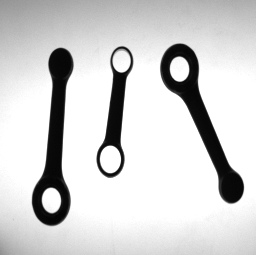
#> input picture ispezione-bielle-immagini/TESI00.BMP, 256 x 255 px; its folder holds 4 pictures in this run
$ python main.py   (older library calls are emulated)
#> lines starting #> are read from the running program, lines starting #| are printed output that depends on the picture
### src/preprocess.py
import cv2
import numpy as np
import logging

def apply_gaussian_filter(img, sigma):
    """
    This method applies a Gaussian filter to the given image.

    Parameters
    ----------
    img : numpy.ndarray
        Image to process.
    sigma : float
        Standard deviation for Gaussian kernel.
    kernel_size : int
        Use rule of thumb to compute the size.

    Returns
    -------
    numpy.ndarray
        Filtered image.
    """
    kernel_size = int(np.ceil((3 * sigma)) * 2 + 1)

    logging.info(
        "Gaussian filter parameters --- sigma: {}, kernel size: {}".format(
            sigma, kernel_size
        )
    )
    img = cv2.GaussianBlur(img, (kernel_size, kernel_size), sigma)

    return img


def binarize(img, method=cv2.THRESH_BINARY_INV | cv2.THRESH_OTSU):
    """
    This method binarizes the given image.

    Parameters
    ----------
    img : numpy.ndarray
        Image to process.
    method : int
        Thresholding method. Default is cv2.THRESH_BINARY_INV | cv2.THRESH_OTSU.

    Returns
    -------
    numpy.ndarray
        Binarized image.
    """
    # To create a binary image, we need to threshold the image
    _, binary_img = cv2.threshold(img, 0, 255, method)
    return binary_img

### src/rod_detection.py
import cv2
import logging
import numpy as np
import matplotlib.pyplot as plt
from tqdm import tqdm

from typing import List
from src.preprocess import apply_gaussian_filter, binarize
from src.blob import get_axes_by_ellipse, get_width_at_mass_center, get_connected_component, get_moments, get_mass_center, find_MER, get_holes_diameter
from src.contours import find_contours

logging.basicConfig(level=logging.INFO)

# [89 lines left out: functions detect_contact_points, separate_rods, filter_rods_by_area, not called in this run]

def detect_rods_blob(image, min_area=None, detect_contact_pts=False, visualize=True, name=""):
    """
    This method detects the rods objects in the given image using blob detection and
    counts the number of holes in each rod.

    Parameters
    ----------
    img : numpy.ndarray
        Image to process.
    min_area : int, optional
        Minimum area of the blobs to consider, by default None
    visualize : bool, optional
        Whether to visualize the results, by default True

    Returns
    -------
    dict
        Dictionary containing information about the rods.
    """
    img = image.copy()
    output = image.copy()       # This serves only for visualization purposes
    output = cv2.cvtColor(output, cv2.COLOR_GRAY2RGB)

    # Dictionary containing information about the rods
    rod_info = {
        "num_labels": None,
        "labels": None,
        "number_of_rods": None,
        "stats": None,
        "contours": [],
        "hierarchy": [],
        "number_of_holes": [],
        "rod_type": [],
        "coord": [],
        "dim": [],
        "area": [],
        "angle": [],
        "barycenter": [],
        "length": [],
        "width": [],
        "width_at_barycenter": [],
        "holes_barycenter": [],
        "holes_diameter": [],
    }

    # Apply a Gaussian filter to the image and binarize it using a threshold
    img = apply_gaussian_filter(img, sigma=1)
    binary_img = binarize(img)

    if detect_contact_pts and min_area is not None:
        contact_points = detect_contact_points(binary_img, min_area)
        for c in contact_points:
            cv2.circle(output, c, 2, (0, 255, 255), -1)

        binary_img = separate_rods(binary_img, contact_points, distance=20, thickness=2)

    # https://docs.opencv.org/3.4/d3/dc0/group__imgproc__shape.html#gae57b028a2b2ca327227c2399a9d53241
    # Find the connected components in the binary image
    num_labels, labels, stats, centroid = cv2.connectedComponentsWithStats(binary_img, connectivity=4)

    if min_area is not None:
        logging.info("Filtering rods by area...")
        rod_info, stats, labels, num_labels = filter_rods_by_area(rod_info, labels, num_labels, stats, min_area)
    else:
        rod_info["number_of_rods"] = num_labels - 1  # Remove background
        rod_info["num_labels"] = num_labels
        rod_info["labels"] = labels

    logging.info("Number of rods found (CC): {}".format(rod_info["number_of_rods"]))

    for i in tqdm(range(1, rod_info["num_labels"]), desc="Processing rods"):
        # Loop over the connected components, 0 is the background
        logging.info("\nProcessing rod {}...".format(i))
        # Get the masked image, now the image will contain only one rod
        comp = get_connected_component(rod_info["labels"], i)

        _, _, _, _, area = stats[i]
        rod_info["area"].append(area)

        logging.info("Centroid (CC): {}".format(tuple(np.int0(centroid[i]))))
        logging.info("Area (CC): {}".format(area))

        contours, hierarchy, ext_contours, holes_contours = find_contours(comp)
        rod_info["contours"].append(contours)
        rod_info["hierarchy"].append(hierarchy)

        # A hole has a parent contour but no child contour
        n_holes = sum(
            1
            for j in range(hierarchy[0].shape[0])
            if hierarchy[0][j][2] == -1 and hierarchy[0][j][3] > -1
        )

        logging.info("Number of holes: {}".format(n_holes))
        rod_info["number_of_holes"].append(n_holes)

        # Rod type detection
        if rod_info["number_of_holes"][-1] == 1:
            rod_type = "A"
        elif rod_info["number_of_holes"][-1] == 2:
            rod_type = "B"
        else:
            rod_type = "Unknown"

        rod_info["rod_type"].append(rod_type)
        logging.info("Rod type: {}".format(rod_type))

        # Get the minimum enclosing rectangle of the rod
        box, (_, (width, height), angle) = find_MER(ext_contours[0])

        rod_info["length"].append(height)
        rod_info["width"].append(width)
        rod_info["angle"].append(angle)

        logging.info("Rod Length: {:.2f}".format(rod_info["length"][-1]))
        logging.info("Rod Width: {:.2f}".format(rod_info["width"][-1]))
        logging.info("Rod Angle (deg): {:.2f}°".format(rod_info["angle"][-1]))

        # Get the major and minor axis of the ellipse
        MA, ma = get_axes_by_ellipse(ext_contours[0])

        # Get the central moments of the rod, those are invariant to translation and scaling
        # To get invariance to scaling nu20, nu11, nu02, nu30, nu21, nu12, nu03 are used
        mu = get_moments(ext_contours)

        # Get the mass centers of the rod
        mc = get_mass_center(ext_contours, mu)
        rod_info["barycenter"].extend(mc)
        logging.info("Rod mass center: {}".format(mc[0]))

        # Compute the width of the rod at the mass center
        width_mc, (p_left, p_right) = get_width_at_mass_center(binary_img, ext_contours[0], mu, mc[0])
        logging.info("Width at mass center: {:.2f}".format(width_mc))

        # Get the position of the center of the hole(s)
        # We simply compute the mass center of the internal contours
        if n_holes > 0:
            holes_mc = get_mass_center(holes_contours, get_moments(holes_contours))
            rod_info["holes_barycenter"].append(holes_mc)
            logging.info("Hole mass center: {}".format(holes_mc))

        # Obtain the diameters of the holes, we can simply assume that the holes are circles
        # and compute the diameter from the radius of the minimum enclosing circle
        diameter = get_holes_diameter(holes_contours)

        rod_info["holes_diameter"].append(diameter)
        logging.info("Hole diameter: {}\n".format(diameter))

        if visualize:
            # Draw the center mass
            m = mc[0]
            cv2.circle(output, (int(m[0]), int(m[1])), 3, (255, 0, 255), -1)
            cv2.putText(
                output,
                str(i),
                (int(m[0]) - 20, int(m[1]) - 8),
                cv2.FONT_HERSHEY_SIMPLEX,
                0.5,
                (255, 0, 0),
                2,
            )

            # Draw the center of the hole(s)
            if n_holes > 0:
                for h_i, hole in enumerate(holes_mc):
                    cv2.circle(output, (int(hole[0]), int(hole[1])), 3, (0, 150, 0), -1)

                    # Draw the number of the hole
                    cv2.putText(
                        output,
                        str(h_i + 1),
                        (int(hole[0]) - 3, int(hole[1]) - 5),
                        cv2.FONT_HERSHEY_SIMPLEX,
                        0.3,
                        (0, 150, 0),
                        1,
                    )

            # Draw the MER
            cv2.drawContours(output, [box], -1, (100, 0, 255), 1)

            # Draw the contours
            cv2.drawContours(output, ext_contours, -1, (200, 100, 0), 1)
            cv2.drawContours(output, holes_contours, -1, (0, 150, 0), 1)

            # Draw the major and minor axes
            cv2.line(output, (MA[0], MA[1]), (MA[2], MA[3]), (255, 0, 255), 1)
            # cv2.line(output, (ma[0], ma[1]), (ma[2], ma[3]), (0, 0, 255), 1)

            cv2.circle(output, tuple(p_left), 2, (255, 0, 0), -1)       # red
            cv2.circle(output, tuple(p_right), 2, (0, 0, 255), -1)      # blue

            # # Draw the horizontal line passing through the barycenter
            # cv2.line(output, (0, m[1]), (img.shape[1], m[1]), (0, 255, 0), 1)

        logging.info("*^" * 50 + "\n")

    if visualize:
        fig, ax = plt.subplots(figsize=(10, 10))
        im = ax.imshow(output)
        ax.set_title(name)
        plt.show()

    if name != "":
        logging.info("Saving image: {}".format(name))
        plt.savefig("./images/" + name.replace(".BMP", "") + ".png")


    return rod_info

### src/blob.py
import numpy as np
import cv2
import math
from typing import Tuple

def get_connected_component(labels, i):
    """
    Returns the connected component with the given index.

    Parameters
    ----------
    labels : numpy.ndarray
        Array of labels of the connected components.
    i : int
        Index of the connected component to return.

    Returns
    -------
    numpy.ndarray
        Connected component with the given index.
    """
    mask = np.zeros_like(labels, dtype=np.uint8)
    mask[labels == i] = 255
    return mask

def get_moments(contours):
    """
    Returns the moments of the given contours.

    Central moments: mu20, mu11, mu02, mu30, mu21, mu12, mu03
    https://docs.opencv.org/3.4/d8/d23/classcv_1_1Moments.html

    Parameters
    ----------
    contours : list
        List of contours to process.

    Returns
    -------
    list
        List of moments up to the third order."""
    mu = [None] * len(contours)
    for j in range(len(contours)):
        mu[j] = cv2.moments(contours[j])
    return mu

def get_mass_center(contours, mu):
    """
    Returns the mass center (or barycenter in this case) of the
    given contours representing an object.

    C_x = M10 / M00
    C_y = M01 / M00

    Parameters
    ----------
    contours : list
        List of contours to process.

    Returns
    -------
    mu : list
        List of moments of the contours."""
    mc = [None] * len(contours)
    for j in range(len(contours)):
        mc[j] = (
            # add 1e-5 to avoid division by zero
            int(mu[j]["m10"] / (mu[j]["m00"])),
            int(mu[j]["m01"] / (mu[j]["m00"])),
        )
    return mc

def find_MER(contours):
    """
    Returns the minimum enclosing rectangle of the given contour. It corrects the angle
    to be in the range of (0, 180] and the width and height to be the shortest and longest
    side of the rectangle respectively.

    Parameters
    ----------
    contours : numpy.ndarray
        Contour to process.

    Returns
    -------
    numpy.ndarray
        Array of points representing the minimum enclosing rectangle.

    tuple
        Tuple containing the center, width, height and angle of the rectangle.
    """
    contour_points = np.array(contours)

    # Compute the minimum enclosing rectangle
    rectangle = cv2.minAreaRect(contour_points)
    ((rX, rY), (width, height), angle) = rectangle

    # Get the box points of the rectangle
    box = cv2.boxPoints(rectangle)
    box = np.int0(box)

    corr_height = height
    corr_width = width

    # Angle and dim correction: angle returned by the method is 0 and 90 degrees
    if width < height:
        corr_angle = 90 - angle
    else:
        corr_height = width
        corr_width = height
        corr_angle = -angle

    return box, ((rX, rY), (corr_width, corr_height), corr_angle)

def get_axis_from_fitted_obj(angle: float, center: Tuple[float, float], diam: Tuple[float, float]):
    """
    Returns the major and minor axis of the given fitted object.

    Parameters
    ----------
    angle : float
        Angle of the fitted object.
    center : tuple
        Center of the fitted object.
    diam : tuple
        Diameters of the fitted object. In case of a rectangle, the diameters are simply the width and height.

    Returns
    -------
    tuple
        Major axis of the fitted object.
    tuple
        Minor axis of the fitted object.
    """
    # Major axis
    rmajor = max(diam[0], diam[1]) / 2
    if angle > 90:
        angle = angle - 90
    else:
        angle = angle + 90

    x1 = center[0] + math.cos(math.radians(angle)) * rmajor
    y1 = center[1] + math.sin(math.radians(angle)) * rmajor
    x2 = center[0] + math.cos(math.radians(angle+180)) * rmajor
    y2 = center[1] + math.sin(math.radians(angle+180)) * rmajor
    MA = tuple(np.int0([x1, y1, x2, y2]))

    # Minor Axis
    rminor = min(diam[0], diam[1]) / 2
    if angle > 90:
        angle = angle - 90
    else:
        angle = angle + 90

    x1 = center[0] + math.cos(math.radians(angle)) * rminor
    y1 = center[1] + math.sin(math.radians(angle)) * rminor
    x2 = center[0] + math.cos(math.radians(angle+180)) * rminor
    y2 = center[1] + math.sin(math.radians(angle+180)) * rminor
    ma = tuple(np.int0([x1, y1, x2, y2]))

    return MA, ma

def get_axes_by_ellipse(contours: np.ndarray):
    """
    Returns the major and minor axis by fitting an ellipse to the given contour.

    Parameters
    ----------
    contours : numpy.ndarray
        Contour to process.

    Returns
    -------
    tuple
        Major axis of the fitted object.
    tuple
        Minor axis of the fitted object.
    float
        Angle of the major axis.
    """
    # fit contour to ellipse and get ellipse center, minor and major diameters and angle in degree
    ellipse = cv2.fitEllipse(contours)
    (xc, yc), (d1, d2), angle = ellipse

    MA, ma = get_axis_from_fitted_obj(angle, (xc, yc), (d1, d2))
    # (MA_x1, MA_y1, MA_x2, MA_y2) = MA
    # (ma_x1, ma_y1, ma_x2, ma_y2) = ma

    return MA, ma

def get_holes_diameter(int_contour):
    """
    Returns the diameter of the holes in the given contour.

    Parameters
    ----------
    int_contour : numpy.ndarray
        Contour to process.

    Returns
    -------
    list
        List of diameters of the holes in the contour.
    """
    diameter = []
    for hole in int_contour:
        _, radius = cv2.minEnclosingCircle(hole)
        diameter.append(2 * radius)
    return diameter

def get_width_at_mass_center(img, ext_contours, mu, mc):
    """Compute the width of the object at the barycenter

    Parameters
    ----------
    img : numpy.ndarray
        Image to process.
    ext_contours : list
        List of contours to process.
    theta : float
        Angle of the major axis of the object.
    mu : list
        List of moments of the contours.
    mc : tuple
        Tuple containing the mass center of the object.

    Returns
    -------
    width_barycenter : float
        Width of the object at the barycenter.

    tuple
        Tuple containing the points on the left and on the right of the object.
    """
    # Compute the signed distance from the major axis
    def signed_distance(MA_coeffs, mc, i, j):
        vect = np.array([j, i]) - mc
        return np.dot(MA_coeffs, vect)

    MA_coeffs = compute_major_axis(mu[0], mc)

    # create a binary image representing the contour of the object
    contour_img = np.zeros_like(img)
    cv2.polylines(contour_img, ext_contours, True, 1, 1)

    # Iterate over the image to get the signed distances
    left_points = []
    right_points = []
    for i in range(contour_img.shape[0]):
        for j in range(contour_img.shape[1]):
            if contour_img[i, j] == 1:
                d = signed_distance(MA_coeffs, mc, i, j)

                # Create two lists of points, one for the points on the left (positive) and one for the points on the right (negative)
                if d < 0:
                    left_points.append((j, i, d))
                elif d > 0:
                    right_points.append((j, i, d))

    # Find the points with the minimum distance on the left and on the right
    left_points = np.array(left_points)
    right_points = np.array(right_points)

    # Compute the absolute minimum distance
    min_left_idx = np.argmin(np.abs(left_points[:, 2]), axis=0)
    p_left = np.int0(left_points[min_left_idx][:2])
    min_right_idx = np.argmin(np.abs(right_points[:, 2]), axis=0)
    p_right = np.int0(right_points[min_right_idx][:2])

    width_barycenter = np.sqrt((p_left[0] - p_right[0]) ** 2 + (p_left[1] - p_right[1]) ** 2)

    return width_barycenter, (p_left, p_right)

def compute_major_axis(mu, mc):
    """
    Returns the major axis by computing the covariance matrix on the second
    order central moments.

    Parameters
    ----------
    mu : dict
        Dictionary of moments of the contour.
    mc : tuple
        Tuple containing the center of the contour.

    Returns
    -------
    numpy.ndarray
        Array of coefficients of the major axis.
    """

    # Calculate the covariance matrix
    u20 = mu['mu20'] / mu['m00']
    u11 = mu['mu11'] / mu['m00']
    u02 = mu['mu02'] / mu['m00']

    cov_matrix = np.array([[u20, u11],
                            [u11, u02]])

    # Compute the eigenvectors and eigenvalues
    eigenvalues, eigenvectors = np.linalg.eig(cov_matrix)

    # Sort the eigenvectors based on eigenvalues
    sorted_indices = np.argsort(eigenvalues)[::-1]
    sorted_eigenvectors = eigenvectors[:, sorted_indices]

    # Determine the major axis coefficients
    major_axis_coeffs = sorted_eigenvectors[:, 0]

    # Calculate the angle of the major axis
    # angle = np.arctan(major_axis_coeffs[0] / major_axis_coeffs[1]) + np.pi / 2

    # Optionally normalize the coefficients
    major_axis_coeffs /= np.linalg.norm(major_axis_coeffs)

    return major_axis_coeffs

### src/contours.py
import cv2
import numpy as np
import logging
import matplotlib.pyplot as plt

def find_contours(img):
    """
    This method finds the contours of the rod in the given image.

    Parameters
    ----------
    img : numpy.ndarray
        Image to process.

    Returns
    -------
    numpy.ndarray
        Contours of the rod.
    numpy.ndarray
        Hierarchy of the contours.
    numpy.ndarray
        External contours of the rod.
    numpy.ndarray
        Holes contours of the rod.
    """

    working_img = img.copy()

    # Get the contours of the rod, RETR_CCOMP retrieves all of the contours and organizes
    # them into a two-level hierarchy
    _, contours, hierarchy = cv2.findContours(
        working_img, cv2.RETR_CCOMP, cv2.CHAIN_APPROX_NONE
    )

    # Get the external contours, those are the contours of the rod
    # hierarchy = [next, prev, child, parent]
    ext_contours = []
    for j in range(len(hierarchy[0])):
        if hierarchy[0][j][3] == -1:
            ext_contours.append(contours[j])

    # Holes contours
    holes_contours = []
    for j in range(len(hierarchy[0])):
        if hierarchy[0][j][3] != -1:
            holes_contours.append(contours[j])

    # Filter small contours by area
    # ext_contours = [contour for contour in ext_contours if cv2.contourArea(contour) > 1000]
    holes_contours = [contour for contour in holes_contours if cv2.contourArea(contour) > 100]


    return contours, hierarchy, ext_contours, holes_contours

### main.py
import argparse
import cv2
from pathlib import Path

from src.rod_detection import detect_rods_blob

if __name__ == '__main__':
    parser = argparse.ArgumentParser(description='Motorod inspection.')
    parser.add_argument('--task', type=int, default=1)
    parser.add_argument('--data_dir', type=str, default="ispezione-bielle-immagini")
    parser.add_argument('--visualize', type=bool, default=True)


    args = parser.parse_args()

    data_folder = Path(args.data_dir)

    if args.task == 1:
        task_names = [
            "TESI00.BMP",
            "TESI01.BMP",
            "TESI12.BMP",
            "TESI21.BMP",
            "TESI31.BMP",
            "TESI33.BMP",
        ]
    elif args.task == 2:
        task_names = [
            "TESI44.BMP",
            "TESI47.BMP",
            "TESI48.BMP",
            "TESI49.BMP",
            "TESI50.BMP",
            "TESI51.BMP",
            "TESI90.BMP",
            "TESI92.BMP",
            "TESI98.BMP",
        ]
    else:
        raise ValueError("Task not supported.")

    paths = []
    for _path in data_folder.rglob("*.BMP"):
        paths.append(_path)

    images = [cv2.imread(str(_path), cv2.IMREAD_GRAYSCALE) for _path in paths]
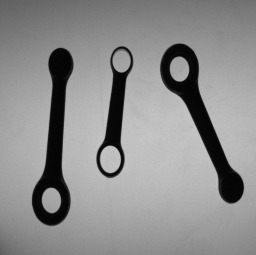
#> input picture ispezione-bielle-immagini/TESI01.BMP, 256 x 255 px
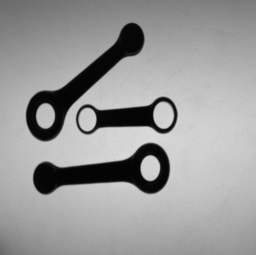
#> input picture ispezione-bielle-immagini/TESI12.BMP, 256 x 255 px
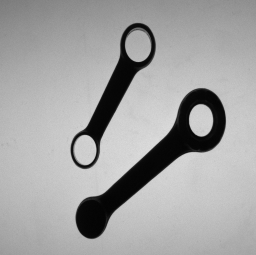
#> input picture ispezione-bielle-immagini/TESI21.BMP, 256 x 255 px
#> images = 4 items
    results = {}
    for i in range(6):
        if args.task == 1:
#> (the run stopped early here; a loop or call above may not have finished)
